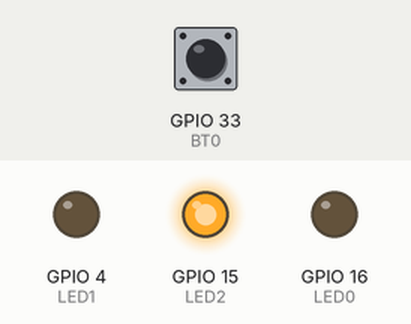
This sketch was run on a simulated ESP32. On the bench: output pins drawn as LEDs (lit = HIGH). The test bench sets the inputs (shaded band); at power-on: GPIO 33 (BT0) HIGH. What the sketch prints to the serial monitor is not drawn.

Above: at 0.05 s.
Timing chart, 0 to 3.0 s (numbered marks = the images above):
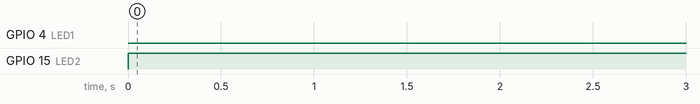

The sketch:

Modul01_Tantangan.ino
```cpp
/* Program : Running LED State Driven
* Menyalakan 3 LED sesuai tombol
* Tidak ditekan: jalan ke kiri/kanan
* Ditekan: berhenti
* Dilepas: ganti arah
* Status LED, tombol, dan waktu tampil ke serial plotter
* Belajar:
*  - algoritma state-driven
*  - event waktu
*
* (c) Eko M. Budi, 2023
*/

#define BAUD 500000
#define AO0 26
#define AO1 25
#define DO0 12
#define DO1 14
#define DO2 27
#define DO3 13
#define AI0 36
#define AI1 39

#define DI0 34
#define DI1 35
#define DI2 32
#define DI3 17

#define LED0 16
#define LED1 4
#define LED2 15

#define BT0 33

#define PERIODE 500
long _t_last;
bool _t_event;
long _t_now = 0;

void tReset() {
  _t_last = millis();
}

boolean tIsTime() {
  if ((millis()-_t_last) < PERIODE) return false;
  _t_last = millis(); return true;
}

bool _bt0;

#define N_LED 3
int _led_pins[N_LED]={LED0, LED1, LED2};
bool _led_status[N_LED]={0,0,0};

void ledWriteAll() {
   for(int i=0; i<N_LED; i++) {
     digitalWrite(_led_pins[i], _led_status[i]);
  }
}

enum {JALAN, SIAP_JALAN, BERHENTI, SIAP_HENTI};
int _state = JALAN;
int i = 1;

void stateBerhenti() {
  digitalWrite(LED1, LOW);
  digitalWrite(LED0, HIGH);
  if (millis() - _t_now >= 30000) {
    _state = SIAP_JALAN;
    _t_now = millis();
  }
}

void stateSiapHenti() {
  if (!_bt0 || _bt0) {
    digitalWrite(LED2, LOW);
    digitalWrite(LED1, HIGH);
    delay(100);
    digitalWrite(LED1, LOW);
    delay(100);
    if (millis() - _t_now >= 10000){
      _state = BERHENTI;
      _t_now = millis();
    }
  }
}

void stateJalan() {
  digitalWrite(LED2, HIGH);
  if (millis() - _t_now < 120000) {
      if (_bt0){}
      else if (!_bt0){}
  }
  else if (millis() - _t_now >= 120000){
    if (_bt0) {
      _state = SIAP_HENTI;
      _t_now = millis();
    }
    else if (!_bt0) {
      digitalWrite(LED2, HIGH);
    }
  }
}

void stateSiapJalan() {
  digitalWrite(LED0, HIGH);
  delay(100);
  digitalWrite(LED0, LOW);
  delay(100);
  if (millis() - _t_now >= 10000) {
      _state = JALAN;
      _t_now = millis();
      i++;
  }
}

void plotData() {
  _led_status[0] = digitalRead(LED0);
  _led_status[1] = digitalRead(LED1);
  _led_status[2] = digitalRead(LED2);

  Serial.printf("%d %d %d %d %d\n",
      _led_status[0],
      _led_status[1] + 2,
      _led_status[2] + 4,
      _bt0 + 6,
      _state + 8);

  Serial.println(millis());
  Serial.println(_t_last);
  Serial.println(_t_now);
}

void setup() {
  Serial.begin(BAUD);
  pinMode(BT0, INPUT_PULLUP);
  for (int i=0; i<N_LED; i++) {
    pinMode(_led_pins[i], OUTPUT);
  }
  tReset();
  _t_now = millis();
}

void loop() {
  _t_event = tIsTime();
  _bt0 = digitalRead(BT0);

  switch(_state) {
    case SIAP_HENTI : stateSiapHenti(); break;
    case SIAP_JALAN : stateSiapJalan(); break;
    case BERHENTI : stateBerhenti(); break;
    case JALAN : stateJalan(); break;
  }

  if (_t_event) {
    plotData();
  }
  delay(50);
}
```

Measured:
- by itself, GPIO 4 (LED1): LOW → HIGH at 120 s, → LOW 0.10 s later, → HIGH 0.15 s later, → LOW 0.10 s later, … (80 changes in this stretch)
- by itself, GPIO 15 (LED2): LOW → HIGH at 0.00 s, → LOW 120 s later
